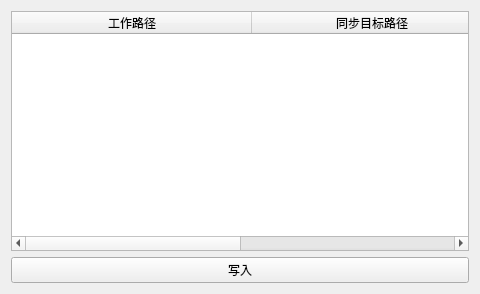
<?xml version="1.0" encoding="UTF-8"?>
<ui version="4.0">
 <class>pathSetting</class>
 <widget class="QWidget" name="pathSetting">
  <property name="geometry">
   <rect>
    <x>0</x>
    <y>0</y>
    <width>480</width>
    <height>294</height>
   </rect>
  </property>
  <property name="windowTitle">
   <string>路径设置</string>
  </property>
  <layout class="QVBoxLayout" name="verticalLayout">
   <item>
    <widget class="QTableWidget" name="PathList">
     <attribute name="horizontalHeaderDefaultSectionSize">
      <number>240</number>
     </attribute>
     <attribute name="horizontalHeaderStretchLastSection">
      <bool>true</bool>
     </attribute>
     <attribute name="verticalHeaderVisible">
      <bool>false</bool>
     </attribute>
     <column>
      <property name="text">
       <string>工作路径</string>
      </property>
     </column>
     <column>
      <property name="text">
       <string>同步目标路径</string>
      </property>
     </column>
    </widget>
   </item>
   <item>
    <widget class="QPushButton" name="WriteIn">
     <property name="text">
      <string>写入</string>
     </property>
    </widget>
   </item>
  </layout>
 </widget>
 <resources/>
 <connections/>
</ui>
